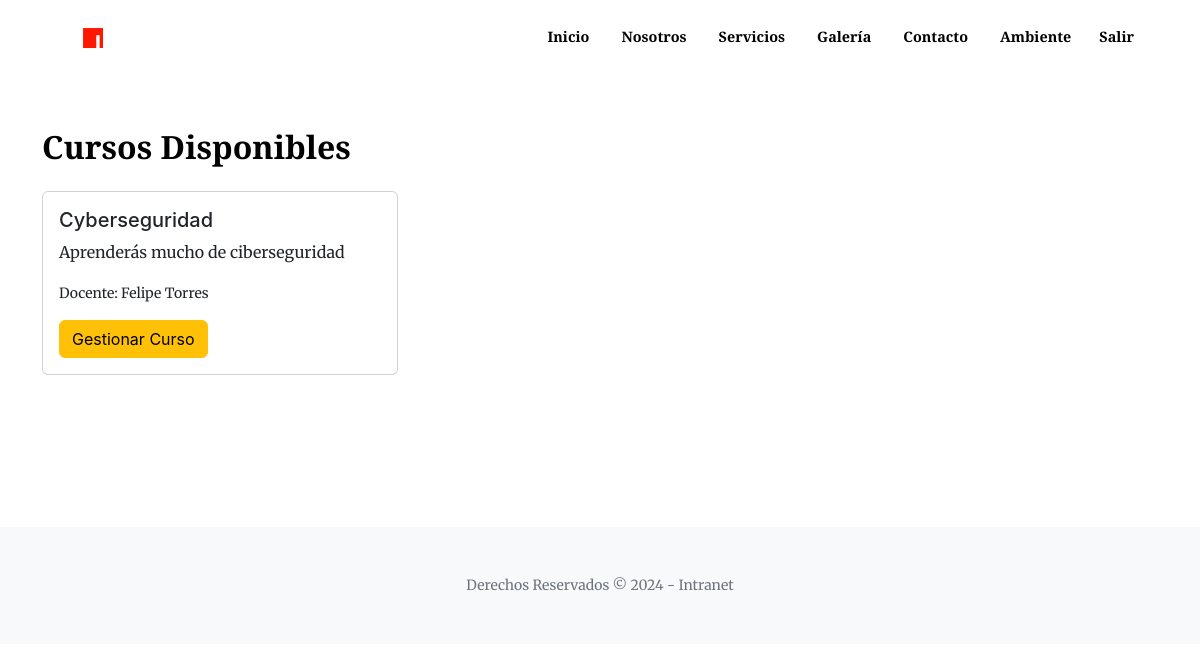
The app's page /cursos/ (signed in), older data.
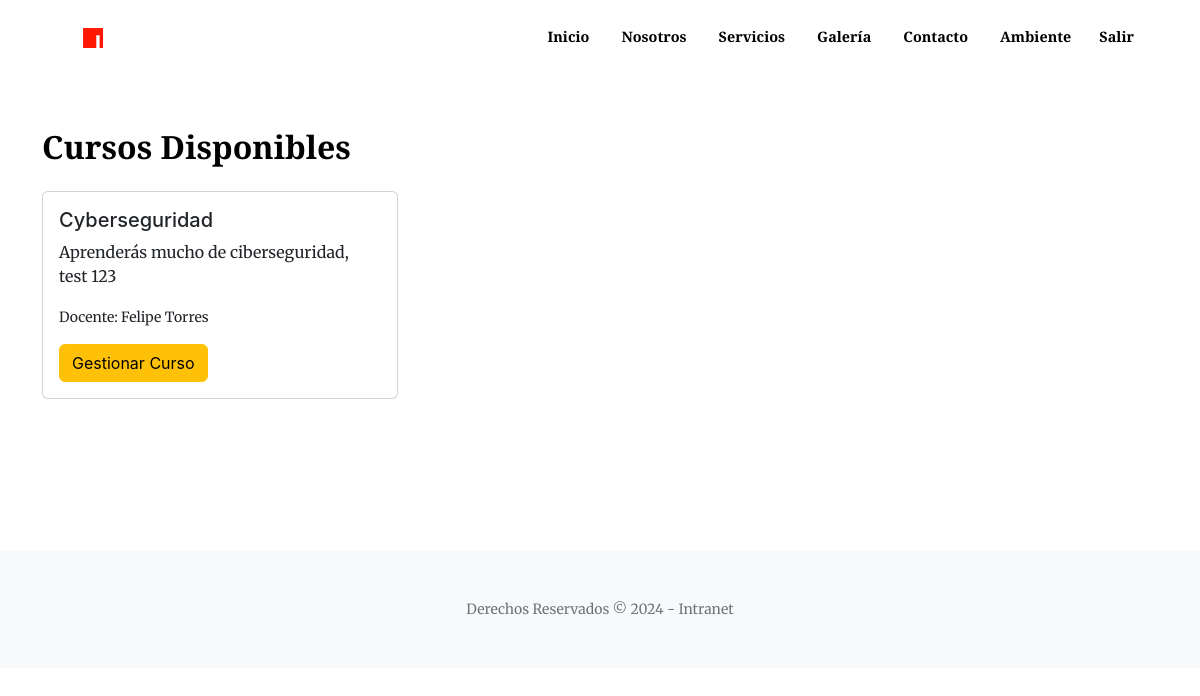
The same page, newer data.
### core/models.py (models this page shows, shortened)
class Curso(models.Model):
    nombre = models.CharField(max_length=100)
    descripcion = models.TextField()
    docente = models.ForeignKey(CustomUser, on_delete=models.SET_NULL, null=True, limit_choices_to={'user_type': 'docente'})
    estudiantes = models.ManyToManyField(CustomUser, related_name='cursos_inscritos', limit_choices_to={'user_type': 'estudiante'}, blank=True)

class CustomUser(AbstractUser):
    USER_TYPE_CHOICES = (
        ('estudiante', 'Estudiante'),
        ('docente', 'Docente'),
        ('admin', 'Administrador'),
    )
    user_type = models.CharField(max_length=20, choices=USER_TYPE_CHOICES, default='estudiante')
    class Meta:
        verbose_name = "Usuario"
        verbose_name_plural = "Usuarios"

### core/views.py (the view)
# urls.py: path('cursos/', views.lista_cursos, name='lista_cursos'),
@login_required
def lista_cursos(request):
    cursos = Curso.objects.all()
    return render(request, 'cursos/lista_cursos.html', {'cursos': cursos})

### core/templates/cursos/lista_cursos.html (shortened to what this page needs)
{% extends 'core/base.html' %}
{% block content %}
<section class="page-section clearfix">
    <div class="container">
        <div class="intro">
            <h2 class="section-heading mb-4" style="color: #000000;">
                <span class="section-heading-upper"><strong>Cursos Disponibles</strong></span>
            </h2>
            <div class="row">
                {% for curso in cursos %}
                <div class="col-md-4 mb-4">
                    <div class="card">
                        <div class="card-body">
                            <h5 class="card-title">{{ curso.nombre }}</h5>
                            <p class="card-text">{{ curso.descripcion }}</p>
                            <p class="card-text"><small>Docente: {{ curso.docente.get_full_name }}</small></p>
                            {% if user.user_type == 'estudiante' %}
                                {% if user in curso.estudiantes.all %}
                                    <button class="btn btn-secondary" disabled>Ya inscrito</button>
                                {% else %}
                                    <a href="{% url 'inscribir_curso' curso.id %}" class="btn btn-primary">Inscribirse</a>
                                {% endif %}
                            {% elif user.user_type == 'docente' and curso.docente == user %}
                                <a href="{% url 'gestionar_curso' curso.id %}" class="btn btn-warning">Gestionar Curso</a>
                            {% endif %}
                        </div>
                    </div>
                </div>
                {% endfor %}
            </div>
        </div>
    </div>
</section>
{% endblock %}

Row changes from the older to the newer data that the page shows:
changed Curso "Cyberseguridad": descripcion "Aprenderás mucho de ciberseguridad" → "Aprenderás mucho de ciberseguridad, test 123"
